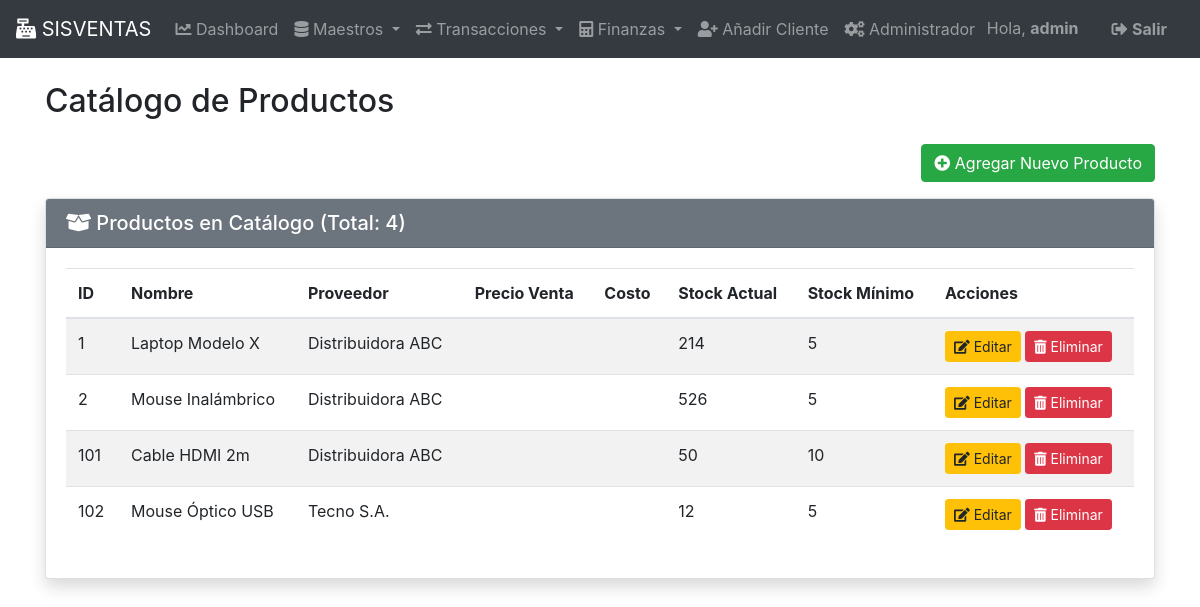
/productos/ (signed in), run on an earlier commit of the app's database.
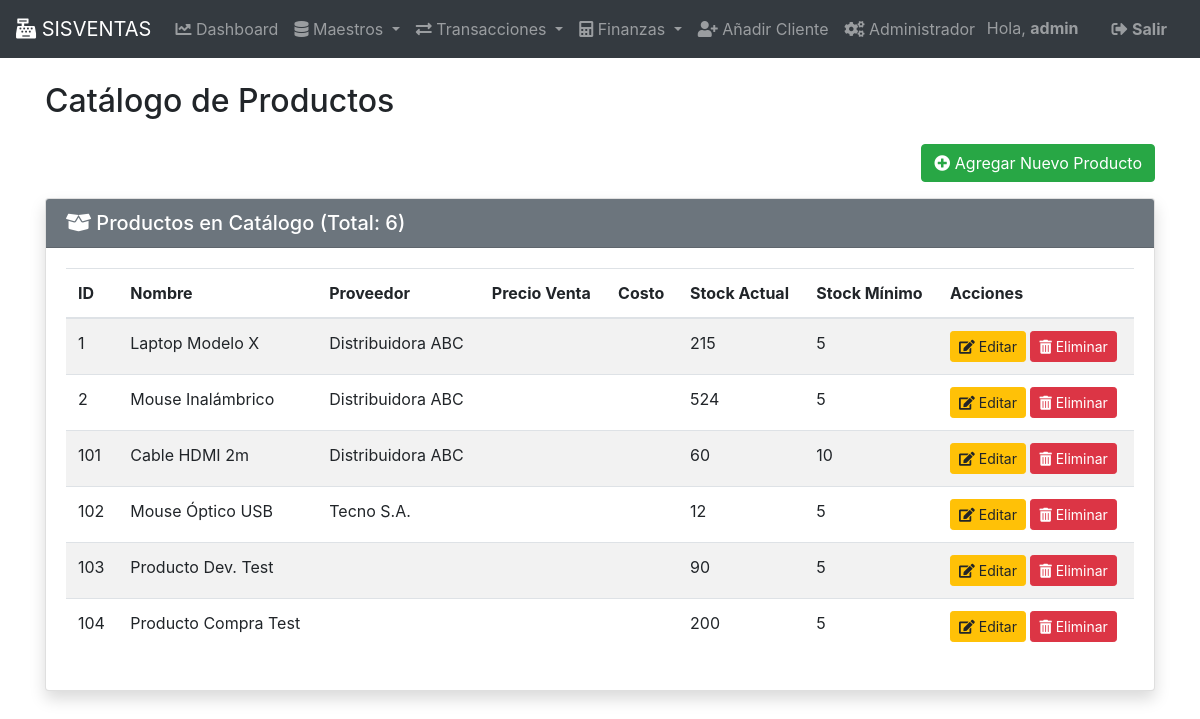
And on a later commit of the database.
### gestion/models.py (models this page shows, shortened)
class Producto(models.Model):
    nombre = models.CharField(max_length=100, unique=True)
    descripcion = models.TextField(blank=True)
    precio = models.DecimalField(max_digits=10, decimal_places=2) # <--- Precio de VENTA
    precio_compra = models.DecimalField(
        max_digits=10,
        decimal_places=2,
        default=Decimal('0.00'),
        verbose_name="Precio de Compra/Costo"
    )
    stock = models.IntegerField(default=0)
    stock_minimo = models.IntegerField(default=5, verbose_name="Stock Mínimo de Alerta")
    proveedor = models.ForeignKey('Proveedor', on_delete=models.SET_NULL, null=True)
    categoria = models.ForeignKey('CategoriaProducto', on_delete=models.SET_NULL, null=True)
    marca = models.ForeignKey('Marca', on_delete=models.SET_NULL, null=True, blank=True)
    class Meta:
        verbose_name_plural = "Productos"

class Proveedor(models.Model):
    nombre = models.CharField(max_length=100, unique=True)
    contacto = models.CharField(max_length=100)
    telefono = models.CharField(max_length=15)
    email = models.EmailField(max_length=255, blank=True, null=True)
    class Meta:
        verbose_name_plural = "Proveedores"

### gestion/views.py (the view)
# urls.py: path('productos/', ProductoListView.as_view(), name='producto_lista'),
class ProductoListView(BaseListView):
    model = Producto
    template_name = 'gestion/productos/producto_list.html'
    context_object_name = 'productos'
    titulo_pagina = 'Catálogo de Productos'

### gestion/views_base.py (called while the page is built)
    def get_context_data(self, **kwargs):
        context = super().get_context_data(**kwargs)
        context['titulo_pagina'] = self.titulo_pagina
        return context

### Juan Manuel Gómez Achucarro/sistema_ventas1.1/gestion/templates/gestion/productos/producto_list.html (shortened to what this page needs)
{% extends 'base.html' %}
{% load static %}
{% block content %}
<h2 class="mt-4 mb-4">{{ titulo_pagina }}</h2>
<div class="d-flex justify-content-end mb-3">
    <a href="{% url 'producto_crear' %}" class="btn btn-success">
        <i class="fas fa-plus-circle"></i> Agregar Nuevo Producto
    </a>
</div>
<div class="card shadow">
    <div class="card-header bg-secondary text-white">
        <h5 class="mb-0"><i class="fas fa-box-open"></i> Productos en Catálogo (Total: {{ productos|length }})</h5>
    </div>
    <div class="card-body">
        {% if productos %}
        <div class="table-responsive">
            <table class="table table-striped table-hover align-middle">
                <thead>
                    <tr>
                        <th>ID</th>
                        <th>Nombre</th>
                        <th>Proveedor</th>
                        <th>Precio Venta</th>
                        <th>Costo</th>
                        <th>Stock Actual</th>
                        <th>Stock Mínimo</th>
                        <th>Acciones</th>
                    </tr>
                </thead>
                <tbody>
                    {% for producto in productos %}
                    <tr>
                        <td>{{ producto.id }}</td>
                        <td>{{ producto.nombre }}</td>
                        <td>{{ producto.proveedor.nombre }}</td>
                        <td>{{ producto.precio_venta|floatformat:2 }}</td>
                        <td>{{ producto.costo|floatformat:2 }}</td>
                        <td {% if producto.stock <= producto.stock_minimo %} class="table-danger font-weight-bold" {% endif %}>
                            {{ producto.stock }}
                        </td>
                        <td>{{ producto.stock_minimo }}</td>
                        <td class="text-nowrap">
                            <a href="{% url 'producto_editar' producto.pk %}" class="btn btn-sm btn-warning" title="Editar">
                                <i class="fas fa-edit"></i> Editar
                            </a>
                            <a href="{% url 'producto_eliminar' producto.pk %}" class="btn btn-sm btn-danger" title="Eliminar">
                                <i class="fas fa-trash-alt"></i> Eliminar
                            </a>
                        </td>
                    </tr>
                    {% empty %}
                    <tr>
                        <td colspan="8" class="text-center">No hay productos registrados en el catálogo.</td>
                    </tr>
                    {% endfor %}
                </tbody>
            </table>
        </div>
        {% else %}
        <div class="alert alert-info" role="alert">
            No hay productos registrados aún.
        </div>
        {% endif %}
    </div>
</div>
{% endblock %}

What changed in the data, as far as the page shows it:
changed Producto "Laptop Modelo X": stock "214" → "215"
changed Producto "Mouse Inalámbrico": stock "526" → "524"
changed Producto "Cable HDMI 2m": stock "50" → "60"
added Producto: id "103", nombre "Producto Dev. Test", stock "90", stock_minimo "5"
added Producto: id "104", nombre "Producto Compra Test", stock "200", stock_minimo "5"
Also different on the page:
{{ productos|length }}: "4" → "6"
